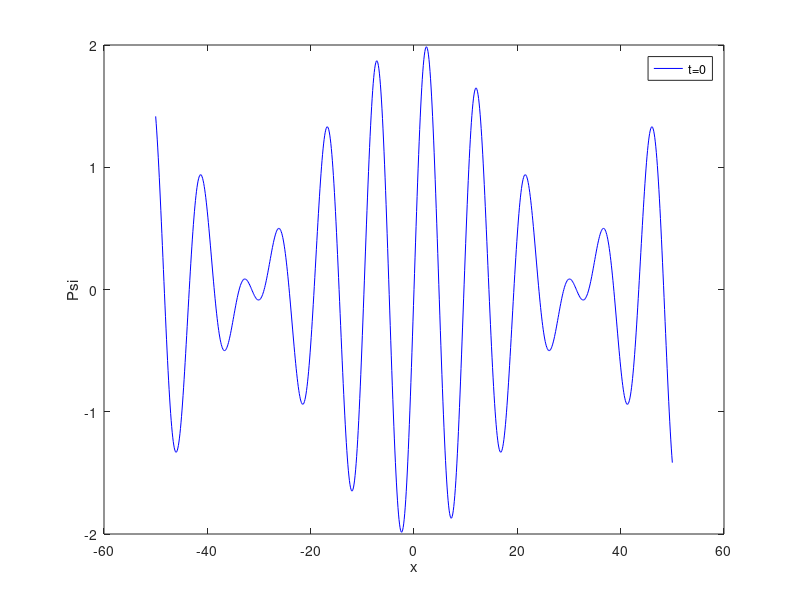
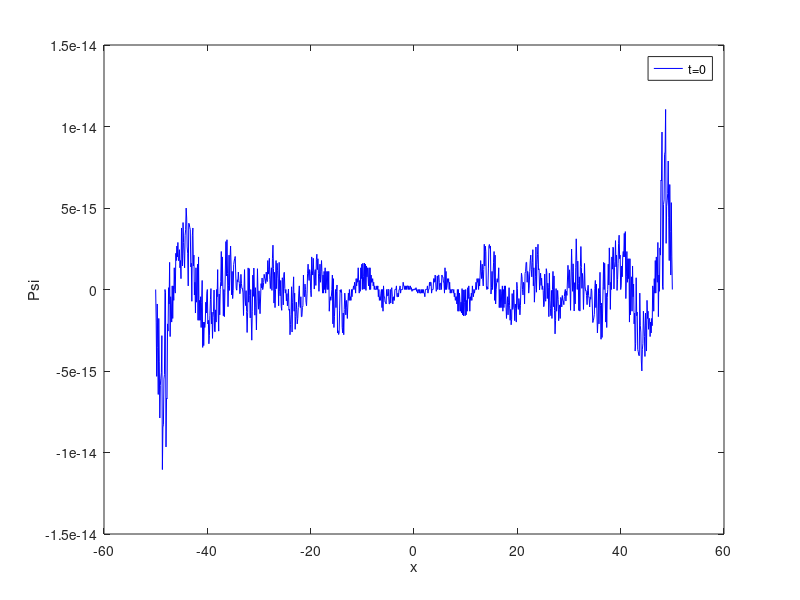
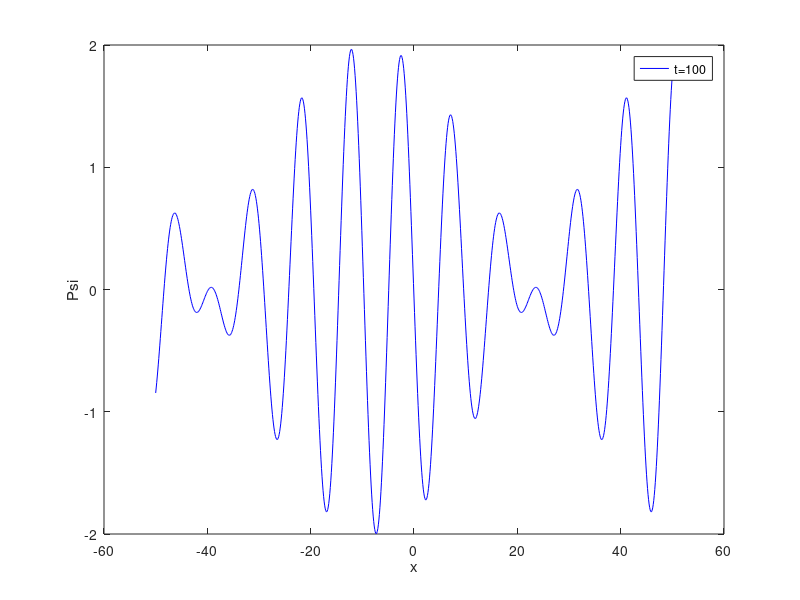
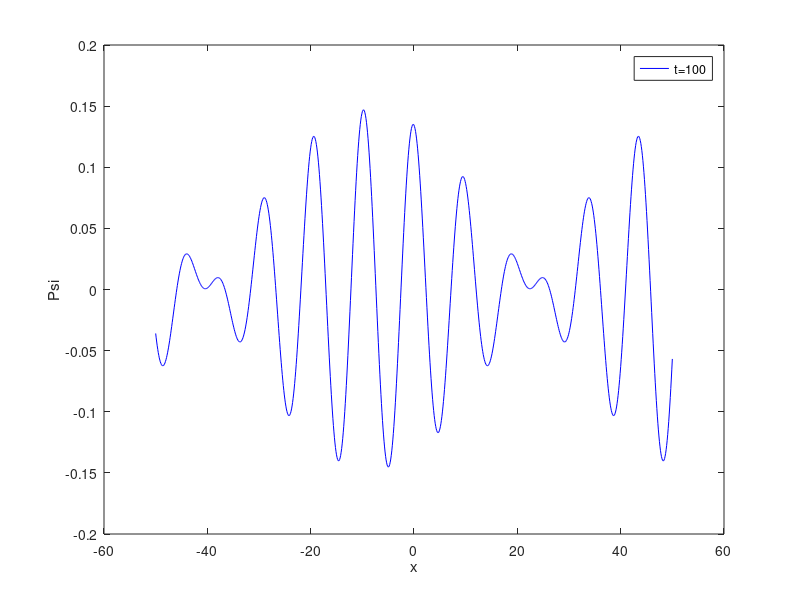

The MATLAB source for these figures, in order:
k0 = 0.65;
k1 = 0.6;
k2 = 0.7;
dk = 0.05;
x = linspace(-50,50,1001);

omega0 = sqrt((k0^2)+1);
omega1 = sqrt((k1^2)+1);
omega2 = sqrt((k2^2)+1);

for t = [0,100]
    y1 = sin(k1*x-omega1*t);
    y2 = sin(k2*x-omega2*t);
    y = y1 + y2;
    y_approx = 2*sin(k0*x-omega0*t).*cos(dk*x-(k0*dk/omega0)*t);
    
    figure;
    plot(x, y, 'b')
    legend(['t=' num2str(t)])
    xlabel('x')
    ylabel('Psi')
    figure;
    plot(x,y-y_approx, 'b')
    legend(['t=' num2str(t)])
    xlabel('x')
    ylabel('Psi')
end